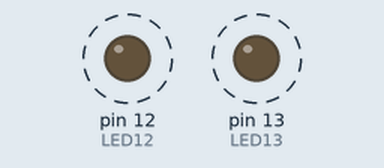
Bench run of a sketch on a simulated Arduino Uno, built with avr-gcc and run on an emulated ATmega328P. Parts: output pins drawn as LEDs (lit = HIGH). Dashed ring = blinking.

Above: at 0.05 s.
Timing chart, 0 to 4.6 s (numbered marks = the images above):
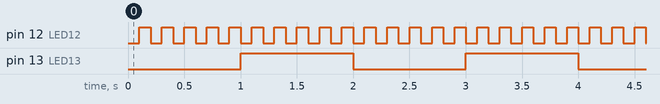

The sketch:

automatizationPlant.ino
```cpp
#include <pt.h>

struct pt hilo1;
struct pt hilo2;

// sistematization my plants 1
const int LED13=13; // pin of ligth
const int LED12=12; // constant of power
const int LED11=11; // pin of water

bool firstTime = true;

void setup()
{
  PT_INIT(&hilo1);
  PT_INIT(&hilo2);
}

void light(struct pt *pt){
 PT_BEGIN(pt);
 static long t = 0;
 pinMode(LED13,OUTPUT);
 do{
  t  = millis();
  digitalWrite(LED13,LOW);
 // PT_WAIT_WHILE(pt, (millis()-t < 64800000)); // 18 hours
  PT_WAIT_WHILE(pt, (millis()-t < 1000));
  digitalWrite(LED13,HIGH);
  t  = millis();
 // PT_WAIT_WHILE(pt, (millis()-t < 21600000)); // 6 hours
  PT_WAIT_WHILE(pt, (millis()-t < 1000));
  }while(true);
 PT_END(pt);
 }

void water(struct pt *pt){
  PT_BEGIN(pt);
 static long t = 0;
 pinMode(LED12,OUTPUT);
 do{
  t  = millis();
  digitalWrite(LED12,LOW);
  PT_WAIT_WHILE(pt, (millis()-t < 100)); // 18 hours
  digitalWrite(LED12,HIGH);
  t  = millis();
  PT_WAIT_WHILE(pt, (millis()-t < 100)); // 6 hours
  }while(true);
 PT_END(pt);
}

void loop()
{
light(&hilo1);
water(&hilo2);
}
```

Measured:
- by itself, pin 12 (LED12): alternates HIGH for 0.10 s and LOW for 0.10 s
- by itself, pin 13 (LED13): alternates HIGH for 1.0 s and LOW for 1.0 s
